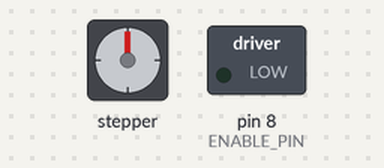
Simulated run of this sketch. Board: Arduino Uno, built with avr-gcc and run on an emulated ATmega328P. Parts: stepper motor, switched loads named in the sketch (green lamp = pin HIGH). Stepper angles assume 200 steps per turn.

Above: at 0.24 s.
At 2.37 s:
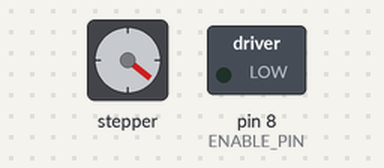
At 4.48 s:
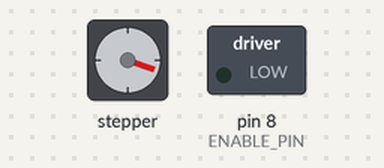
At 8.5 s:
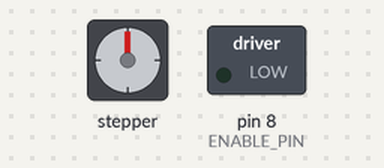
Timing chart, 0 to 10.0 s (numbered marks = the images above):
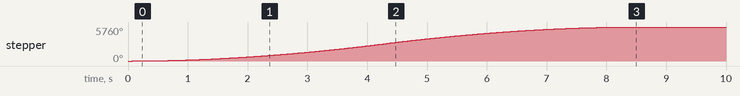

The sketch:

SHORT_MOVEMENT_SUNTRAKER.ino
```cpp
#include <AccelStepper.h>

//HABILITAR MODULO
#define ENABLE_PIN 8

//PINES DE CONTROL - DES-COMENTAR UNO Y COMENTAR EL OTRO
//DIRECCION Z
#define PAP_DIR_Z 7
#define PAP_STEP_Z 4

//DIRECCION X
#define PAP_DIR_X 5
#define PAP_STEP_X 2

AccelStepper motor_x(1, PAP_STEP_X, PAP_DIR_X);
AccelStepper motor_z(1, PAP_STEP_Z, PAP_DIR_Z);

void setup() {
  pinMode(ENABLE_PIN, OUTPUT);
  digitalWrite(ENABLE_PIN, LOW); // LOW habilita el motor en la mayoría de los controladores

  motor_x.setMaxSpeed(1000);
  motor_x.setAcceleration(200);
  motor_x.setCurrentPosition(0); // Posición inicial

  motor_z.setMaxSpeed(1000);
  motor_z.setAcceleration(200);
  motor_z.setCurrentPosition(0); // Posición inicial

  motor_x.move(3200);
}

void loop()
{
  motor_z.stop();
  motor_x.run();
}
```

Measured:
- by itself, stepper: turns 5760° clockwise in 8.4 s
